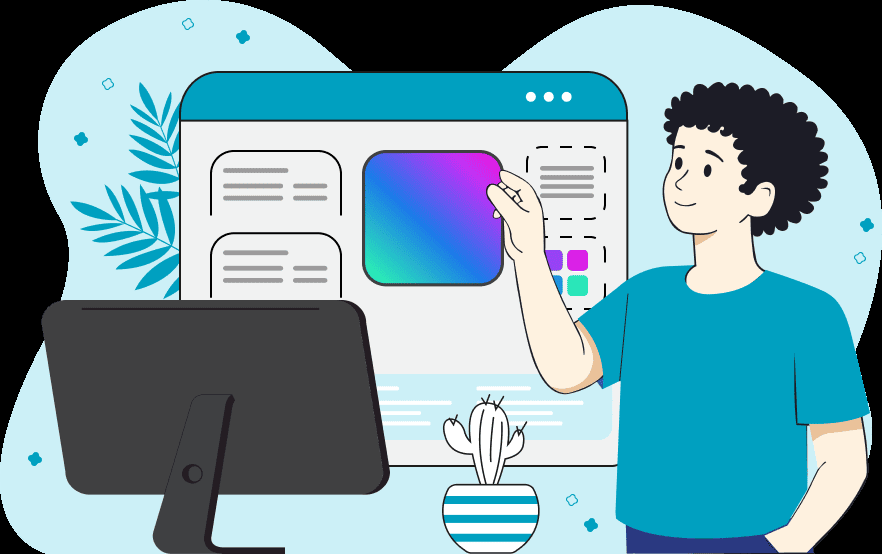
#> input picture Experiment_6/create.jpg, 882 x 554 px
$ python main.py
#> lines starting #> are read from the running program, lines starting #| are printed output that depends on the picture; after the words box and inside, x2 and y2 are one past the last pixel; in counts of white or black regions, pixels touching at a corner belong together
import cv2
import numpy as np
import matplotlib.pyplot as plt
import time

# Step 1: Load the image
image = cv2.imread("create.jpg")
#> image is the input picture: shape (554, 882, 3); mean B, G, R 167.6, 156.3, 118.5

if image is None:
    print("Image not found!")
    exit()

# Step 2: Convert to grayscale and reduce noise
gray = cv2.cvtColor(image, cv2.COLOR_BGR2GRAY)
blur = cv2.GaussianBlur(gray, (5, 5), 0)

# ---------------------------------------------------
# Step 3: Global Thresholding
# ---------------------------------------------------

start = time.time()

_, global_threshold = cv2.threshold(
    blur, 127, 255, cv2.THRESH_BINARY
)
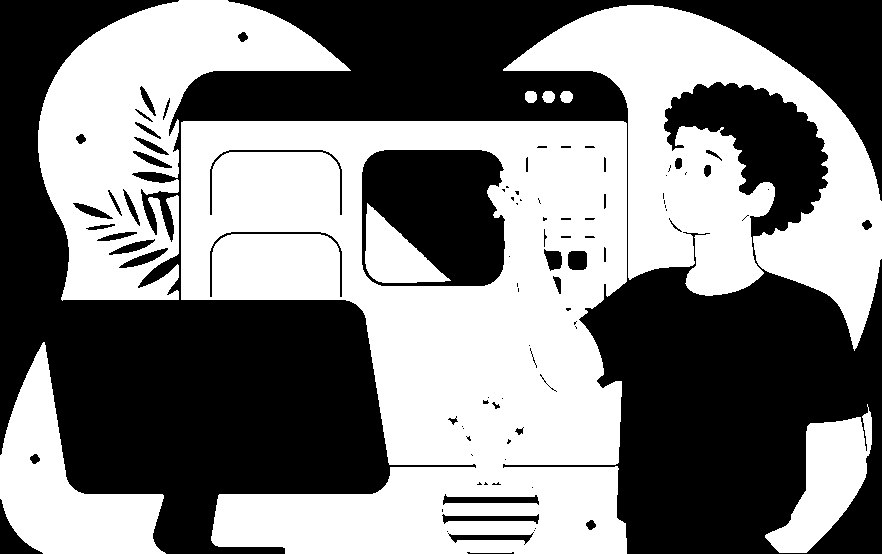
#> global_threshold: shape (554, 882); 49.9% white; 9 white regions, largest, box (x1, y1, x2, y2) and area: (181, 121, 627, 554) 126002, (503, 5, 882, 351) 51741, (38, 0, 351, 301) 39803

global_time = time.time() - start

# ---------------------------------------------------
# Step 4: Otsu's Thresholding
# ---------------------------------------------------

start = time.time()

otsu_threshold_value, otsu = cv2.threshold(
    blur, 0, 255,
    cv2.THRESH_BINARY + cv2.THRESH_OTSU
)
#> otsu: shape (554, 882); 48.2% white; 16 white regions (1 under 20 px), largest, box (x1, y1, x2, y2) and area: (181, 122, 626, 484) 95563, (504, 5, 882, 349) 50573, (38, 0, 350, 300) 38200
#> otsu_threshold_value = 149

otsu_time = time.time() - start

print("Otsu threshold value:", otsu_threshold_value)
#| Otsu threshold value: 149.0

# ---------------------------------------------------
# Step 5: Adaptive Thresholding
# ---------------------------------------------------

start = time.time()

adaptive = cv2.adaptiveThreshold(
    blur,
    255,
    cv2.ADAPTIVE_THRESH_GAUSSIAN_C,
    cv2.THRESH_BINARY,
    11,
    2
)
#> adaptive: shape (554, 882); 88.2% white; 71 black regions (6 under 20 px), largest, box (x1, y1, x2, y2) and area: (0, 0, 882, 554) 40704, (46, 340, 227, 553) 1949, (506, 397, 586, 429) 919

adaptive_time = time.time() - start

# ---------------------------------------------------
# Step 6: Watershed Segmentation
# ---------------------------------------------------

start = time.time()

# Use Otsu result as binary image
binary = otsu.copy()

# Noise removal
kernel = np.ones((3, 3), np.uint8)
opening = cv2.morphologyEx(
    binary,
    cv2.MORPH_OPEN,
    kernel,
    iterations=2
)
#> opening: shape (554, 882); 47.9% white; 23 white regions, largest, box (x1, y1, x2, y2) and area: (181, 122, 626, 484) 87028, (508, 5, 882, 345) 39067, (38, 0, 346, 300) 36266

# Find sure background
sure_background = cv2.dilate(
    opening,
    kernel,
    iterations=3
)
#> sure_background: shape (554, 882); 54.6% white; 29 black regions (14 under 20 px), largest, box (x1, y1, x2, y2) and area: (0, 0, 387, 554) 84577, (585, 269, 882, 554) 60958, (173, 0, 882, 186) 48948

# Distance transform
distance = cv2.distanceTransform(
    opening,
    cv2.DIST_L2,
    5
)

# Find sure foreground
_, sure_foreground = cv2.threshold(
    distance,
    0.5 * distance.max(),
    255,
    0
)
#> sure_foreground: shape (554, 882) float32; 3.1% white; 11 white regions (1 under 20 px), largest, box (x1, y1, x2, y2) and area: (398, 317, 500, 411) 5774, (310, 507, 422, 554) 2994, (80, 27, 206, 105) 1646

sure_foreground = np.uint8(sure_foreground)

# Unknown region
unknown = cv2.subtract(
    sure_background,
    sure_foreground
)

# Create markers
_, markers = cv2.connectedComponents(
    sure_foreground
)
#> markers: shape (554, 882) int32; 12 distinct labels, from 0 to 11

markers = markers + 1
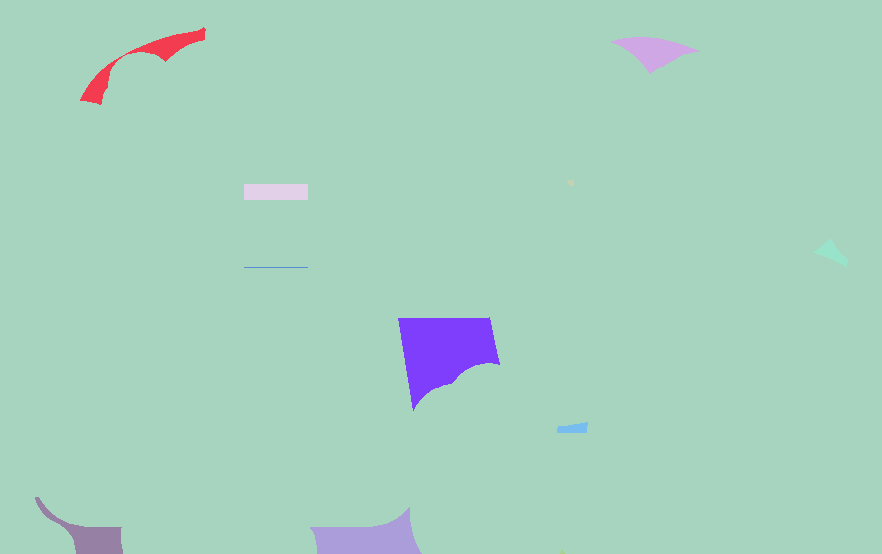
#> markers: shape (554, 882) int32; 12 distinct labels, from 1 to 12; one colour per label, 0 black
markers[unknown == 255] = 0
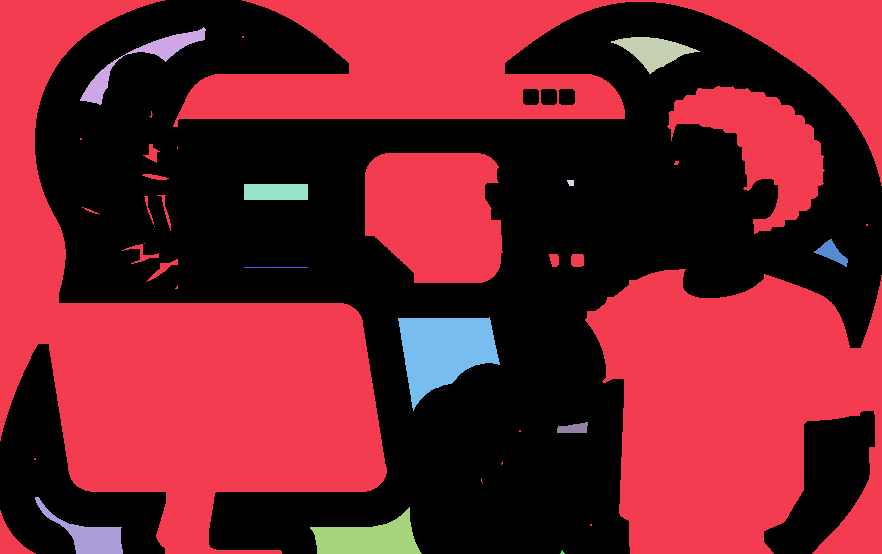
#> markers: shape (554, 882) int32; 13 distinct labels, from 0 to 12; one colour per label, 0 black

# Apply watershed
watershed_image = image.copy()
markers = cv2.watershed(
    watershed_image,
    markers
)
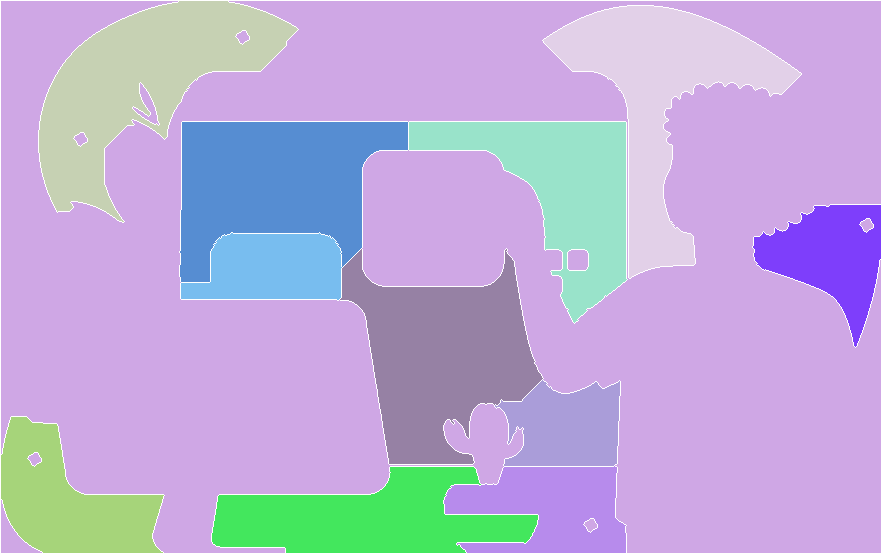
#> markers: shape (554, 882) int32; 13 distinct labels, from -1 to 12; one colour per label, 0 black, -1 white

watershed_image[markers == -1] = [0, 0, 255]
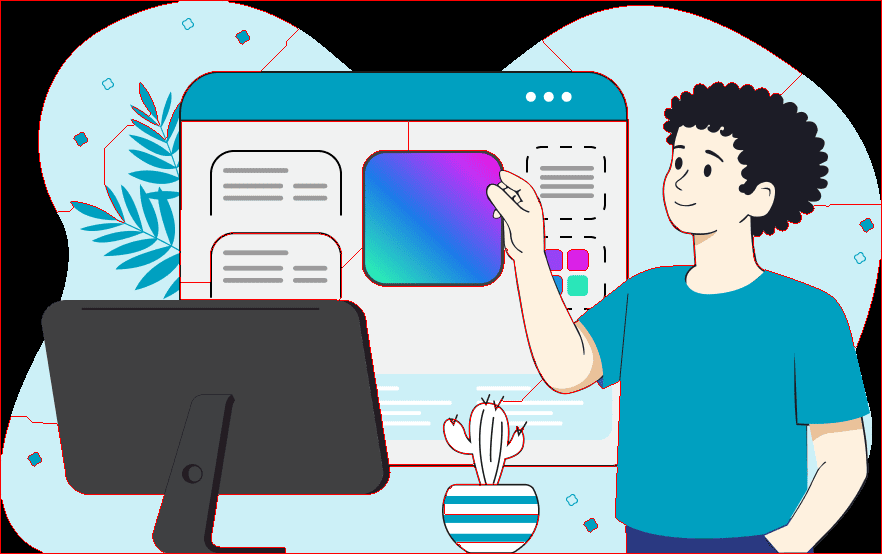
#> watershed_image: shape (554, 882, 3); 1.91% of pixels changed, all inside (x1, y1, x2, y2) = (0, 0, 882, 554)

watershed_time = time.time() - start

# ---------------------------------------------------
# Step 7: K-Means Color Segmentation
# ---------------------------------------------------

start = time.time()

# Convert image into pixel values
data = image.reshape((-1, 3))
data = np.float32(data)

# Number of clusters
k = 3

criteria = (
    cv2.TERM_CRITERIA_EPS +
    cv2.TERM_CRITERIA_MAX_ITER,
    100,
    0.2
)

_, labels, centers = cv2.kmeans(
    data,
    k,
    None,
    criteria,
    10,
    cv2.KMEANS_RANDOM_CENTERS
)
#> centers = [[196.3, 154.9, 12.97], [241, 236.9, 220.4], [35.87, 33.19, 32.93]]

centers = np.uint8(centers)
#> centers = [[196, 154, 12], [241, 236, 220], [35, 33, 32]]

segmented_data = centers[labels.flatten()]
kmeans_image = segmented_data.reshape(image.shape)
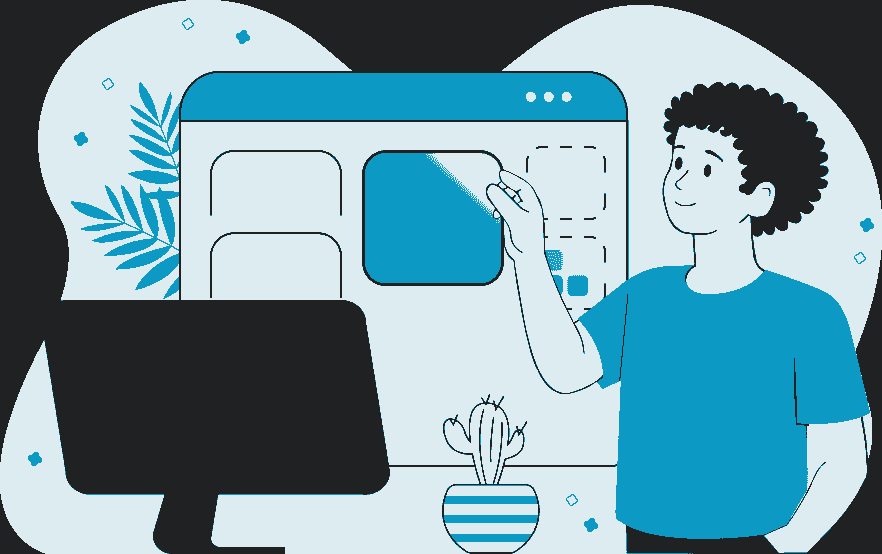
#> kmeans_image: shape (554, 882, 3); mean B, G, R 167.4, 155.5, 117.7

kmeans_time = time.time() - start

# ---------------------------------------------------
# Step 8: Compare Results
# ---------------------------------------------------

print("\nExecution Time:")
print("Global Thresholding:", round(global_time, 5), "seconds")
print("Otsu Thresholding:", round(otsu_time, 5), "seconds")
print("Adaptive Thresholding:", round(adaptive_time, 5), "seconds")
print("Watershed:", round(watershed_time, 5), "seconds")
print("K-Means:", round(kmeans_time, 5), "seconds")

# ---------------------------------------------------
# Save results
# ---------------------------------------------------

cv2.imwrite("gray.jpg", gray)
cv2.imwrite("global_threshold.jpg", global_threshold)
cv2.imwrite("otsu_threshold.jpg", otsu)
cv2.imwrite("adaptive_threshold.jpg", adaptive)
cv2.imwrite("watershed.jpg", watershed_image)
cv2.imwrite("kmeans.jpg", kmeans_image)

# ---------------------------------------------------
# Step 9: Display all segmented images
# ---------------------------------------------------

plt.figure(figsize=(12, 10))

plt.subplot(3, 2, 1)
plt.imshow(cv2.cvtColor(image, cv2.COLOR_BGR2RGB))
plt.title("Original Image")
plt.axis("off")

plt.subplot(3, 2, 2)
plt.imshow(global_threshold, cmap="gray")
plt.title("Global Thresholding")
plt.axis("off")

plt.subplot(3, 2, 3)
plt.imshow(otsu, cmap="gray")
plt.title("Otsu Thresholding")
plt.axis("off")

plt.subplot(3, 2, 4)
plt.imshow(adaptive, cmap="gray")
plt.title("Adaptive Thresholding")
plt.axis("off")

plt.subplot(3, 2, 5)
plt.imshow(cv2.cvtColor(watershed_image, cv2.COLOR_BGR2RGB))
plt.title("Watershed Segmentation")
plt.axis("off")

plt.subplot(3, 2, 6)
plt.imshow(cv2.cvtColor(kmeans_image, cv2.COLOR_BGR2RGB))
plt.title("K-Means Segmentation")
plt.axis("off")

plt.tight_layout()
plt.show()
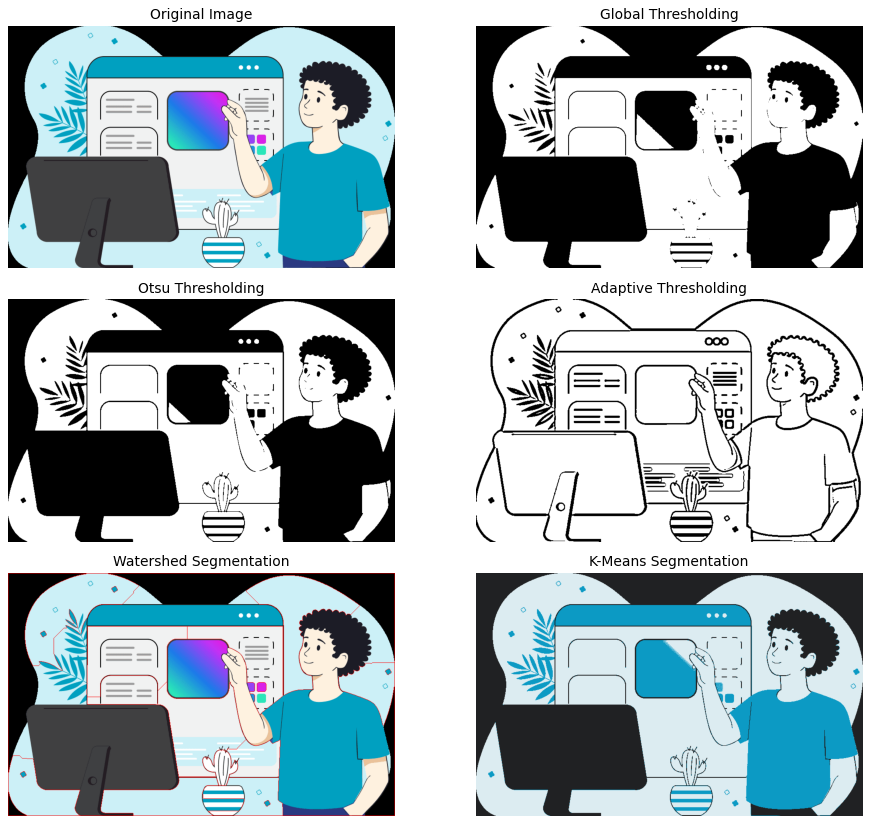
#> figure drawn by matplotlib, 6 panels

# ---------------------------------------------------
# Step 10: Observations
# ---------------------------------------------------

print("\nObservations:")
print("1. Global thresholding separates the image using a fixed threshold.")
print("2. Otsu's method automatically selects a suitable threshold value.")
print("3. Adaptive thresholding works better when image illumination is uneven.")
print("4. Watershed segmentation is useful for separating touching objects.")
print("5. K-Means groups pixels according to their color similarity.")
print("6. Different segmentation techniques are suitable for different images.")
print("7. Image segmentation is useful in medical imaging, satellite images,")
print("   object detection, autonomous systems and image analysis.")
